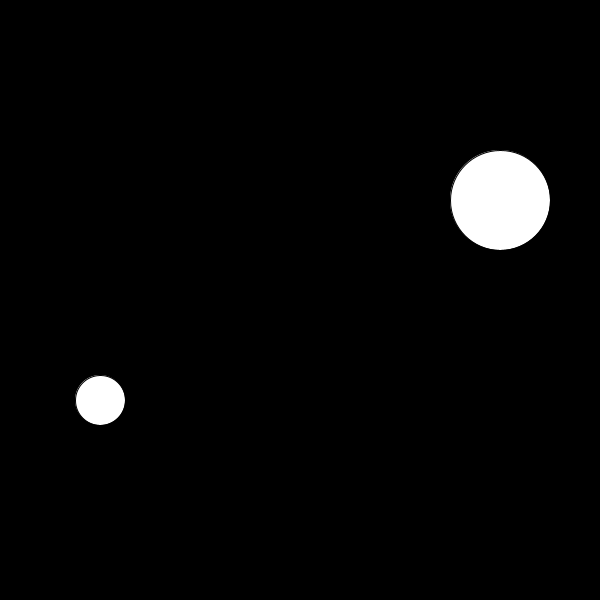
Frame 1 (no input)
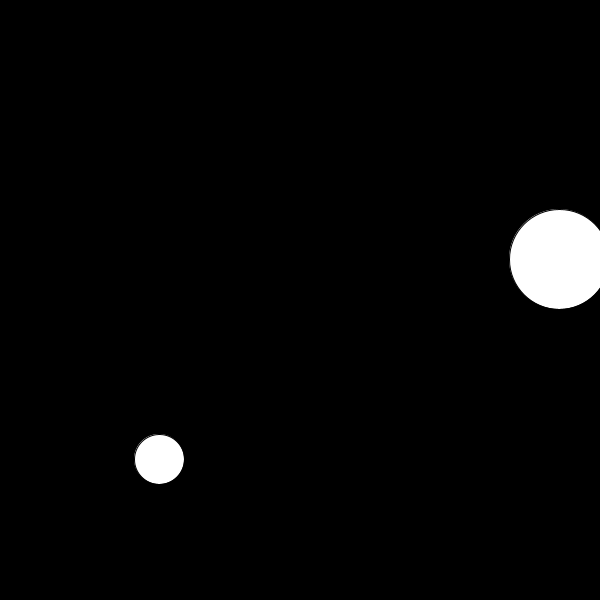
Frame 60 (the mouse pressed at the canvas centre just before this capture)
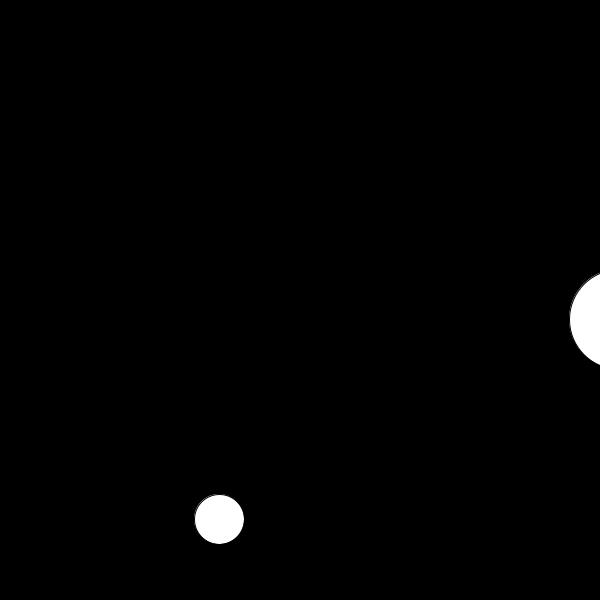
Frame 120 (the mouse held since frame 60 and released just before this capture)

The Processing sketch that drew these frames (run headless with seeded random() and noise(); from frame 60 on, the mouse is pressed at the canvas centre):

// Processing sketch: session5
// ── session5.pde
Ball b1;
Ball b2;

void setup() {
  size(600,600);
  b1 = new Ball (500,200,100);
  b2 = new Ball (100,400,50);
}

void draw() {
  background(0);
  // ellipse(b1.x, b1.y, b1.d, b1.d);
  // ellipse(b2.x, b2.y, b2.d, b2.d);
  b1.plot();
  b2.plot();
  b1.move();
  b2.move();
}

class Ball {
  // fields only exisits in the context of ball
  float x;
  float y;
  float d;

  // constructors
  Ball (float x, float y, float d) {
    // clash of name of use this
    this.x = x;
    this.y = y;
    this.d = d;
  }

  // methods
  void plot() {
    ellipse(this.x,this.y,this.d,this.d);
  }

  void move () {
    this.x = this.x + 1;
    this.y = this.y + 1;
  }

  void border() {
    if (this.x > width-this.d) {
      
    }
  }
}
